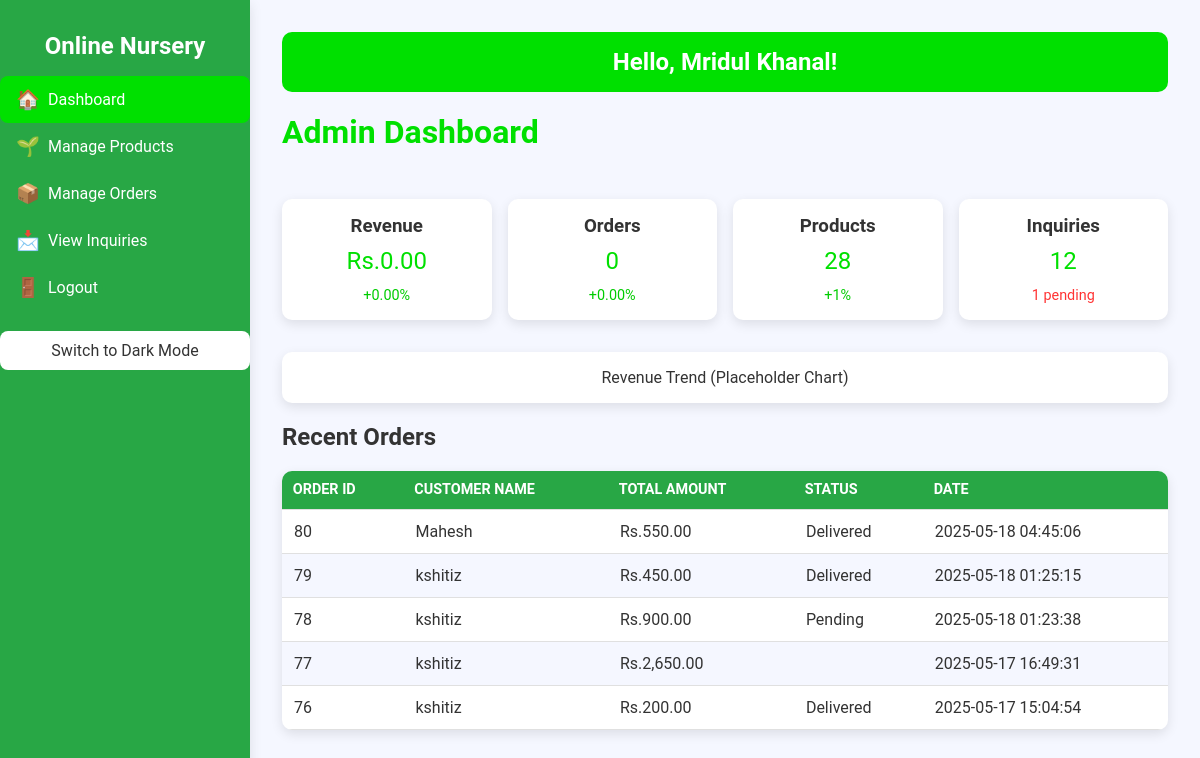
The app's page /admin/admin_dashboard.php (signed in) with its own data.
### tables this page shows
CREATE TABLE `users` (
  `id` int(11) NOT NULL AUTO_INCREMENT,
  `name` varchar(255) NOT NULL,
  `email` varchar(255) NOT NULL,
  `password` varchar(255) NOT NULL,
  `confirm_password` varchar(100) DEFAULT NULL,
  `role` enum('admin','customer') DEFAULT 'customer',
  `created_at` timestamp NOT NULL DEFAULT current_timestamp(),
  PRIMARY KEY (`id`),
  UNIQUE KEY `email` (`email`),
  UNIQUE KEY `email_2` (`email`),
  CONSTRAINT `chk_email_format` CHECK (`email` regexp '^[a-zA-Z0-9][a-zA-Z0-9._%+-]{0,62}[a-zA-Z0-9]@[a-zA-Z]+\\.[a-zA-Z]{2,63}$')
);

CREATE TABLE `orders` (
  `id` int(11) NOT NULL AUTO_INCREMENT,
  `user_id` int(11) NOT NULL,
  `total_amount` decimal(10,2) NOT NULL,
  `delivery_address` text NOT NULL,
  `status` enum('Pending','Shipped','Delivered') DEFAULT 'Pending',
  `order_date` timestamp NOT NULL DEFAULT current_timestamp(),
  PRIMARY KEY (`id`),
  KEY `user_id` (`user_id`),
  KEY `idx_orders_date_status` (`order_date`,`status`),
  CONSTRAINT `orders_ibfk_1` FOREIGN KEY (`user_id`) REFERENCES `users` (`id`) ON DELETE CASCADE
);

### admin/admin_dashboard.php (the view, shortened to what this page needs)
<?php
include '../php/db_connect.php';
$user_id = $_SESSION['user_id'];
$sql = "SELECT name FROM users WHERE id = ?";
$stmt = $conn->prepare($sql);
$stmt->bind_param("i", $user_id);
$stmt->execute();
$user = $stmt->get_result()->fetch_assoc();
$admin_name = $user['name'] ?: 'Admin';
$total_revenue = 0;
$total_revenue_previous = 0;
$revenue_trend = 0;
$total_orders = 0;
$total_orders_previous = 0;
$orders_trend = 0;
$total_products = 0;
$total_inquiries = 0;
$debug_messages = [];
$current_start = date('Y-m-01 00:00:00');
$previous_end = date('Y-m-t 23:59:59', strtotime('last month'));
$previous_start = date('Y-m-01 00:00:00', strtotime('last month'));
$debug_messages[] = "Current period start: $current_start";
$debug_messages[] = "Previous period: $previous_start to $previous_end";
$sql = "SELECT SUM(total_amount) as total_revenue FROM orders WHERE status IN ('completed', 'Delivered') AND order_date >= ?";
$stmt = $conn->prepare($sql);
if ($stmt) {
    $stmt->bind_param("s", $current_start);
    $stmt->execute();
    $result = $stmt->get_result();
    if ($result) {
        $summary = $result->fetch_assoc();
        $total_revenue = $summary['total_revenue'] ?: 0;
        $debug_messages[] = "Current revenue: Rs. $total_revenue";
    } else {
        $debug_messages[] = "Error fetching current revenue: " . $conn->error;
        error_log("Error fetching current revenue: " . $conn->error);
    }
} else {
    $debug_messages[] = "Failed to prepare current revenue query: " . $conn->error;
    error_log("Failed to prepare current revenue query: " . $conn->error);
}
$sql = "SELECT SUM(total_amount) as total_revenue FROM orders WHERE status IN ('completed', 'Delivered') AND order_date BETWEEN ? AND ?";
$stmt = $conn->prepare($sql);
if ($stmt) {
    $stmt->bind_param("ss", $previous_start, $previous_end);
    $stmt->execute();
    $result = $stmt->get_result();
    if ($result) {
        $summary = $result->fetch_assoc();
        $total_revenue_previous = $summary['total_revenue'] ?: 0;
        $debug_messages[] = "Previous revenue: Rs. $total_revenue_previous";
    } else {
        $debug_messages[] = "Error fetching previous revenue: " . $conn->error;
        error_log("Error fetching previous revenue: " . $conn->error);
    }
} else {
    $debug_messages[] = "Failed to prepare previous revenue query: " . $conn->error;
    error_log("Failed to prepare previous revenue query: " . $conn->error);
}
if ($total_revenue_previous > 0) {
    $revenue_trend = (($total_revenue - $total_revenue_previous) / $total_revenue_previous) * 100;
} elseif ($total_revenue > 0) {
    $revenue_trend = 100;
} else {
    $revenue_trend = 0;
}
$debug_messages[] = "Revenue trend: " . number_format($revenue_trend, 2) . "%";
$sql = "SELECT COUNT(*) as total_orders FROM orders WHERE status IN ('completed', 'Delivered') AND order_date >= ?";
$stmt = $conn->prepare($sql);
if ($stmt) {
    $stmt->bind_param("s", $current_start);
    $stmt->execute();
    $result = $stmt->get_result();
    if ($result) {
        $summary = $result->fetch_assoc();
        $total_orders = $summary['total_orders'] ?: 0;
        $debug_messages[] = "Current orders: $total_orders";
    } else {
        $debug_messages[] = "Error fetching current orders: " . $conn->error;
        error_log("Error fetching current orders: " . $conn->error);
    }
} else {
    $debug_messages[] = "Failed to prepare current orders query: " . $conn->error;
    error_log("Failed to prepare current orders query: " . $conn->error);
}
$sql = "SELECT COUNT(*) as total_orders FROM orders WHERE status IN ('completed', 'Delivered') AND order_date BETWEEN ? AND ?";
$stmt = $conn->prepare($sql);
if ($stmt) {
    $stmt->bind_param("ss", $previous_start, $previous_end);
    $stmt->execute();
    $result = $stmt->get_result();
    if ($result) {
        $summary = $result->fetch_assoc();
        $total_orders_previous = $summary['total_orders'] ?: 0;
        $debug_messages[] = "Previous orders: $total_orders_previous";
    } else {
        $debug_messages[] = "Error fetching previous orders: " . $conn->error;
        error_log("Error fetching previous orders: " . $conn->error);
    }
} else {
    $debug_messages[] = "Failed to prepare previous orders query: " . $conn->error;
    error_log("Failed to prepare previous orders query: " . $conn->error);
}
if ($total_orders_previous > 0) {
    $orders_trend = (($total_orders - $total_orders_previous) / $total_orders_previous) * 100;
} elseif ($total_orders > 0) {
    $orders_trend = 100;
} else {
    $orders_trend = 0;
}
$debug_messages[] = "Orders trend: " . number_format($orders_trend, 2) . "%";
$result = $conn->query("SELECT COUNT(*) as total_products FROM products");
if ($result) {
    $summary = $result->fetch_assoc();
    $total_products = $summary['total_products'];
    $debug_messages[] = "Total products: $total_products";
} else {
    $debug_messages[] = "Error fetching products: " . $conn->error;
    error_log("Error fetching products: " . $conn->error);
}
$result = $conn->query("SELECT COUNT(*) as total_inquiries FROM inquiries");
if ($result) {
    $summary = $result->fetch_assoc();
    $total_inquiries = $summary['total_inquiries'];
    $debug_messages[] = "Total inquiries: $total_inquiries";
} else {
    $debug_messages[] = "Error fetching inquiries: " . $conn->error;
    error_log("Error fetching inquiries: " . $conn->error);
    $total_inquiries = 0;
}
?>
<!DOCTYPE html>
<html lang="en">
<head>
    <link rel="stylesheet" href="../css/admin.css">
</head>
<body>
    <div class="sidebar">
        <div class="sidebar-header">
            <h2>Online Nursery</h2>
        </div>
        <nav>
            <a href="admin_dashboard.php" class="active"><span class="icon">🏠</span> Dashboard</a>
            <a href="admin_products.php"><span class="icon">🌱</span> Manage Products</a>
            <a href="admin_orders.php"><span class="icon">📦</span> Manage Orders</a>
            <a href="admin_inquiries.php"><span class="icon">📩</span> View Inquiries</a>
            <a href="../php/logout.php"><span class="icon">🚪</span> Logout</a>
        </nav>
        <div class="theme-switcher"><span class="icon">🌙</span> <span>Switch Theme</span></div>
    </div>
    <div class="main-content">
        <div class="welcome-message">
            <h2>Hello, <?php echo htmlspecialchars($admin_name); ?>!</h2>
        </div>
        <h1>Admin Dashboard</h1>
        <div class="metrics">
            <div class="metric-card">
                <h3>Revenue</h3>
                <p>Rs.<?php echo number_format($total_revenue, 2); ?></p>
                <span class="trend <?php echo $revenue_trend >= 0 ? 'up' : 'down'; ?>">
                    <?php echo $revenue_trend >= 0 ? '+' : ''; ?><?php echo number_format($revenue_trend, 2); ?>%
                </span>
            </div>
            <div class="metric-card">
                <h3>Orders</h3>
                <p><?php echo $total_orders; ?></p>
                <span class="trend <?php echo $orders_trend >= 0 ? 'up' : 'down'; ?>">
                    <?php echo $orders_trend >= 0 ? '+' : ''; ?><?php echo number_format($orders_trend, 2); ?>%
                </span>
            </div>
            <div class="metric-card">
                <h3>Products</h3>
                <p><?php echo $total_products; ?></p>
                <span class="trend up">+<?php echo $total_products > 0 ? rand(1, 3) : 0; ?>%</span>
            </div>
            <div class="metric-card">
                <h3>Inquiries</h3>
                <p><?php echo $total_inquiries; ?></p>
                <span class="trend down"><?php echo $total_inquiries > 0 ? rand(1, 2) : 0; ?> pending</span>
            </div>
        </div>
        <div class="chart-placeholder">
            <p>Revenue Trend (Placeholder Chart)</p>
        </div>
        <section class="order-status">
            <h2>Recent Orders</h2>
            <table id="orders-table">
                <thead>
                    <tr>
                        <th>Order ID</th>
                        <th>Customer Name</th>
                        <th>Total Amount</th>
                        <th>Status</th>
                        <th>Date</th>
                    </tr>
                </thead>
                <tbody>
                    <?php
                    $sql = "SELECT o.*, u.name as customer_name FROM orders o JOIN users u ON o.user_id = u.id ORDER BY o.order_date DESC LIMIT 5";
                    $result = $conn->query($sql);
                    if ($result) {
                        while ($row = $result->fetch_assoc()) {
                            echo "<tr>";
                            echo "<td>" . $row['id'] . "</td>";
                            echo "<td>" . htmlspecialchars($row['customer_name']) . "</td>";
                            echo "<td>Rs." . number_format($row['total_amount'], 2) . "</td>";
                            echo "<td>" . $row['status'] . "</td>";
                            echo "<td>" . $row['order_date'] . "</td>";
                            echo "</tr>";
                        }
                    } else {
                        echo "<tr><td colspan='5'>Error fetching orders: " . htmlspecialchars($conn->error) . "</td></tr>";
                        $debug_messages[] = "Error fetching recent orders: " . $conn->error;
                    }
                    ?>
                </tbody>
            </table>
        </section>
    </div>
</body>
</html>

### css/admin.css (style rules this page uses)
:root { --background: #f5f7ff; --card-bg: #ffffff; --text: #333333; --sidebar-bg: #28a745; --primary: rgb(0, 224, 0); --secondary: #3e4c98; --border: #e0e0e0; --shadow: 0 4px 12px rgba(0, 0, 0, 0.1); --input-focus: #e6f7e6; --transition: all 0.3s ease; }
body { font-family: 'Roboto', Arial, sans-serif; margin: 0; padding: 0; background: var(--background); color: var(--text); display: flex; }
.sidebar { width: 250px; background: var(--sidebar-bg); color: white; height: 100vh; position: fixed; top: 0; left: 0; padding-top: 1em; box-shadow: var(--shadow); transition: width 0.3s ease; }
.sidebar-header { padding: 1em; text-align: center; }
.sidebar-header h2 { margin: 0; font-size: 1.5em; color: white; }
.sidebar nav { display: flex; flex-direction: column; }
.sidebar nav a { color: white; text-decoration: none; padding: 0.75em 1em; display: flex; align-items: center; gap: 0.5em; border-radius: 8px; transition: background 0.3s; }
.sidebar nav a:hover, .sidebar nav a.active { background: var(--primary); }
.sidebar nav a .icon { font-size: 1.2em; }
.theme-switcher { margin-top: 20px; padding: 10px; background: var(--card-bg); color: var(--text); border-radius: 8px; cursor: pointer; text-align: center; display: flex; align-items: center; justify-content: center; gap: 8px; font-size: 1em; transition: all 0.3s ease; }
.main-content { margin-left: 250px; padding: 2em; width: calc(100% - 250px); transition: margin-left 0.3s ease, width 0.3s ease; }
.welcome-message { background: var(--primary); color: white; padding: 1em; border-radius: 10px; margin-bottom: 1em; text-align: center; }
.welcome-message h2 { margin: 0; font-size: 1.5em; }
h1 { color: var(--primary); margin-bottom: 1.5em; font-size: 2em; font-weight: 600; }
.metrics { display: grid; grid-template-columns: repeat(auto-fit, minmax(200px, 1fr)); gap: 1em; margin-bottom: 2em; }
.metric-card { background: var(--card-bg); padding: 1em; border-radius: 10px; box-shadow: var(--shadow); text-align: center; }
.metric-card h3 { margin: 0 0 0.5em; color: var(--text); }
.metric-card p { font-size: 1.5em; margin: 0 0 0.5em; color: var(--primary); }
.trend { display: block; font-size: 0.9em; }
.trend.up { color: #00cc00; }
.trend.down { color: #ff3333; }
table { width: 100%; border-collapse: collapse; background: var(--card-bg); border-radius: 10px; overflow: hidden; box-shadow: var(--shadow); margin-bottom: 2em; }
thead { background: #28a745; color: rgb(255, 255, 255); }
th, td { padding: 0.75em; text-align: left; border-bottom: 1px solid var(--border); }
th { font-weight: 600; text-transform: uppercase; font-size: 0.9em; }
tbody tr:nth-child(even) { background: var(--background); }
.chart-placeholder { background: var(--card-bg); padding: 1em; border-radius: 10px; box-shadow: var(--shadow); margin-bottom: 1em; text-align: center; }
.chart-placeholder p { margin: 0; color: var(--text); }

### records on screen
users: name "Mridul Khanal"
orders: id "80", user.name "Mahesh", total_amount "550.00", status "Delivered", order_date "2025-05-18 04:45:06"
orders: id "79", user.name "kshitiz", total_amount "450.00", status "Delivered", order_date "2025-05-18 01:25:15"
orders: id "78", user.name "kshitiz", total_amount "900.00", status "Pending", order_date "2025-05-18 01:23:38"
orders: id "77", user.name "kshitiz", total_amount "2,650.00", order_date "2025-05-17 16:49:31"
orders: id "76", user.name "kshitiz", total_amount "200.00", status "Delivered", order_date "2025-05-17 15:04:54"

### other values on screen
$total_revenue "0.00"
$revenue_trend "0.00"
$total_orders "0"
$orders_trend "0.00"
$total_products "28"
$total_inquiries "12"
